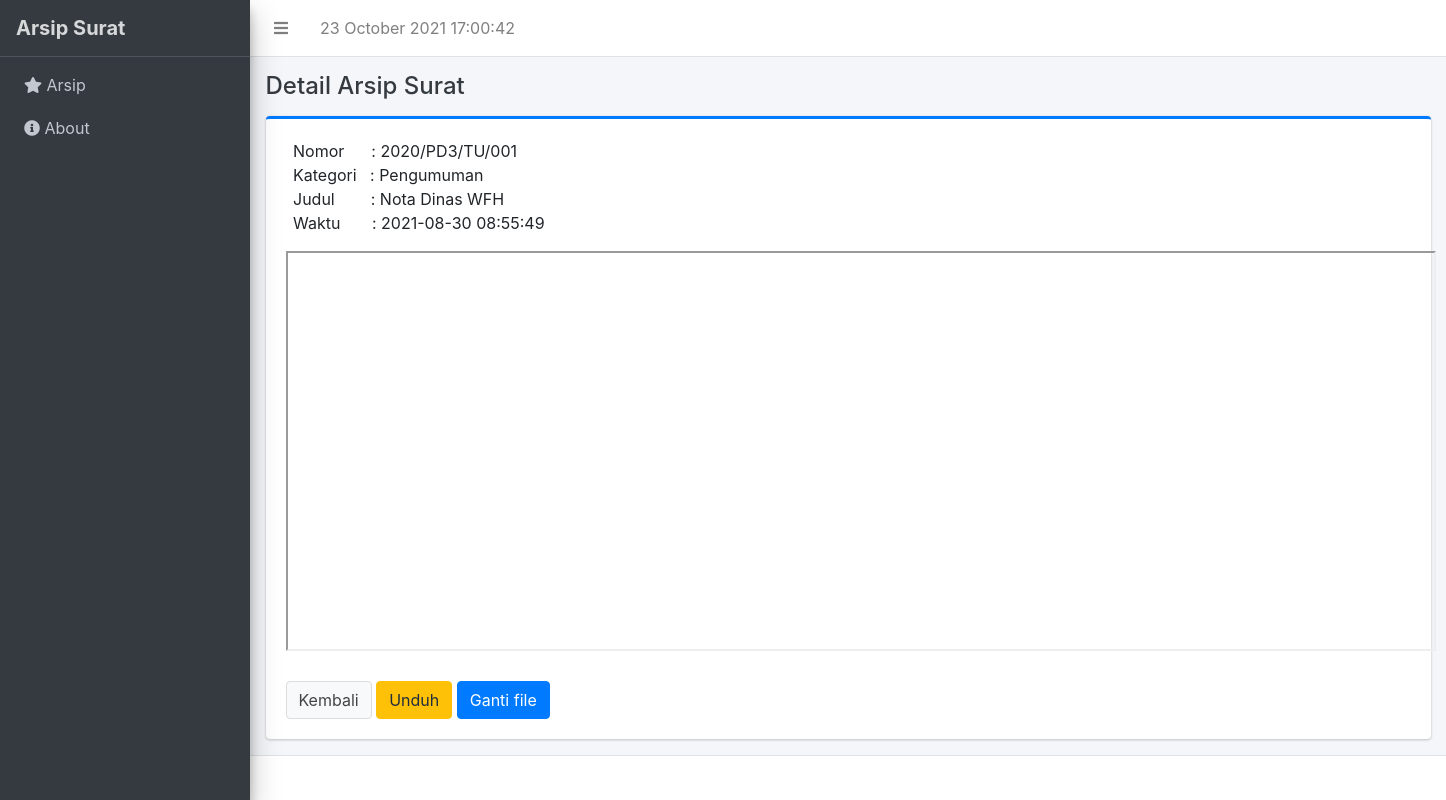
/arsip/lihat/23, run on the app's committed database.
### tables this page shows
CREATE TABLE `tb_surat` (
  `id_surat` int(11) NOT NULL,
  `nomor_surat` text NOT NULL,
  `kategori_surat` text NOT NULL,
  `judul_surat` text NOT NULL,
  `waktu_pengarsipan` datetime NOT NULL,
  `path` text NOT NULL
);

### application/controllers/Arsip.php (called while the page is built, shortened)
<?php
class Arsip extends CI_Controller
{
	public function __construct()
	{
		$this->load->helper('tglindo');
		$this->load->model('Arsip_model', 'arsip');
	}
	public function lihat($id_surat)
	{
		$data['title'] = 'Detail Arsip Surat';
		$data['unduh_satuan'] = $this->db->get_where('tb_surat', ['id_surat' => $id_surat])->result_array();
		$data['list_surat'] = $this->arsip->getSuratId($id_surat);
		$data['surat'] = $this->db->get('tb_surat')->result_array();
		$this->load->view('templates/header', $data);
		$this->load->view('templates/sidebar_arsip', $data);
		$this->load->view('arsip/detail', $data);
		$this->load->view('templates/footer');
	}
}

### index.php (called while the page is built, shortened)
<?php
require_once BASEPATH.'core/CodeIgniter.php';

### application/views/arsip/detail.php (the view, shortened to what this page needs)
<div class="content-wrapper">
    <div class="content-header">
        <div class="container-fluid">
            <h4 class="m-0 text-dark"><?php echo $title; ?></h4>
        </div>
    </div>
    <section class="content">
        <div class="container-fluid">
            <div class="row">
                <div class="col-md-12">
                    <div class="card card-primary card-outline">
                        <div class="card-body">
                            <div class="col-sm-9 invoice-col">
                                <address>
                                    Nomor &nbsp; &nbsp; &nbsp;: <?php echo $list_surat['nomor_surat']; ?> <br>
                                    Kategori &nbsp; : <?php echo $list_surat['kategori_surat']; ?> <br>
                                    Judul &nbsp; &nbsp; &nbsp; &nbsp;: <?php echo $list_surat['judul_surat']; ?> <br>
                                    Waktu &nbsp; &nbsp; &nbsp; : <?php echo $list_surat['waktu_pengarsipan']; ?>
                                </address>
                            </div>
                            <iframe src="<?php echo base_url('assets/file/'); ?>abstrak.pdf" width="1150px" height="400px"></iframe><br><br>
                            <a href="<?php echo base_url('arsip/index'); ?>" type="button" class="btn btn-default"> Kembali</a>
                            <a href="<?php echo base_url('arsip/unduh/' . $list_surat['id_surat']); ?>" target="_blank" class="btn btn-warning">Unduh</a>
                            <a href="<?php echo base_url('arsip/ubah/' . $list_surat['id_surat']); ?>" class=" btn btn-primary">Ganti file</a>
                        </div>
                    </div>
                </div>
            </div>
        </div>
</div>
</div>

### data on the page
tb_surat: nomor_surat "2020/PD3/TU/001", kategori_surat "Pengumuman", judul_surat "Nota Dinas WFH", waktu_pengarsipan "2021-08-30 08:55:49"

### other printed values
$title "Detail Arsip Surat"
